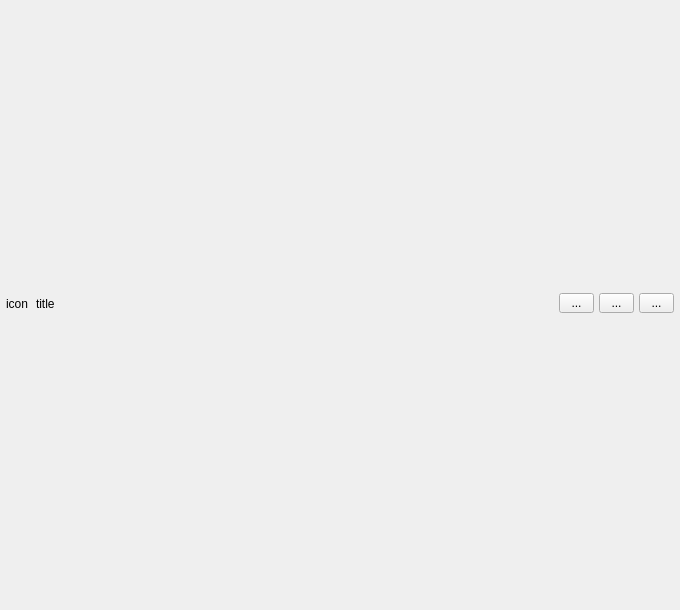
<?xml version="1.0" encoding="UTF-8"?>
<ui version="4.0">
 <class>TitleBar</class>
 <widget class="QWidget" name="TitleBar">
  <property name="geometry">
   <rect>
    <x>0</x>
    <y>0</y>
    <width>680</width>
    <height>610</height>
   </rect>
  </property>
  <property name="minimumSize">
   <size>
    <width>0</width>
    <height>0</height>
   </size>
  </property>
  <property name="mouseTracking">
   <bool>false</bool>
  </property>
  <property name="windowTitle">
   <string>TitleBar</string>
  </property>
  <layout class="QVBoxLayout" name="verticalLayout">
   <property name="spacing">
    <number>0</number>
   </property>
   <property name="sizeConstraint">
    <enum>QLayout::SetDefaultConstraint</enum>
   </property>
   <property name="leftMargin">
    <number>3</number>
   </property>
   <property name="topMargin">
    <number>3</number>
   </property>
   <property name="rightMargin">
    <number>3</number>
   </property>
   <property name="bottomMargin">
    <number>3</number>
   </property>
   <item>
    <widget class="QWidget" name="titleWidget" native="true">
     <property name="sizePolicy">
      <sizepolicy hsizetype="Preferred" vsizetype="Fixed">
       <horstretch>0</horstretch>
       <verstretch>0</verstretch>
      </sizepolicy>
     </property>
     <property name="minimumSize">
      <size>
       <width>0</width>
       <height>0</height>
      </size>
     </property>
     <layout class="QHBoxLayout" name="horizontalLayout">
      <property name="spacing">
       <number>5</number>
      </property>
      <property name="leftMargin">
       <number>3</number>
      </property>
      <property name="topMargin">
       <number>5</number>
      </property>
      <property name="rightMargin">
       <number>3</number>
      </property>
      <property name="bottomMargin">
       <number>8</number>
      </property>
      <item>
       <widget class="QLabel" name="titleIcon">
        <property name="minimumSize">
         <size>
          <width>25</width>
          <height>25</height>
         </size>
        </property>
        <property name="maximumSize">
         <size>
          <width>25</width>
          <height>25</height>
         </size>
        </property>
        <property name="text">
         <string>icon</string>
        </property>
        <property name="alignment">
         <set>Qt::AlignLeading|Qt::AlignLeft|Qt::AlignVCenter</set>
        </property>
       </widget>
      </item>
      <item>
       <widget class="QLabel" name="titleText">
        <property name="minimumSize">
         <size>
          <width>0</width>
          <height>25</height>
         </size>
        </property>
        <property name="maximumSize">
         <size>
          <width>16777215</width>
          <height>25</height>
         </size>
        </property>
        <property name="frameShape">
         <enum>QFrame::NoFrame</enum>
        </property>
        <property name="text">
         <string>title</string>
        </property>
        <property name="alignment">
         <set>Qt::AlignLeading|Qt::AlignLeft|Qt::AlignVCenter</set>
        </property>
       </widget>
      </item>
      <item>
       <widget class="QToolButton" name="btnMin">
        <property name="minimumSize">
         <size>
          <width>35</width>
          <height>20</height>
         </size>
        </property>
        <property name="maximumSize">
         <size>
          <width>35</width>
          <height>20</height>
         </size>
        </property>
        <property name="text">
         <string>...</string>
        </property>
       </widget>
      </item>
      <item>
       <widget class="QToolButton" name="btnMax">
        <property name="minimumSize">
         <size>
          <width>35</width>
          <height>20</height>
         </size>
        </property>
        <property name="maximumSize">
         <size>
          <width>35</width>
          <height>20</height>
         </size>
        </property>
        <property name="text">
         <string>...</string>
        </property>
       </widget>
      </item>
      <item>
       <widget class="QToolButton" name="btnClose">
        <property name="minimumSize">
         <size>
          <width>35</width>
          <height>20</height>
         </size>
        </property>
        <property name="maximumSize">
         <size>
          <width>35</width>
          <height>20</height>
         </size>
        </property>
        <property name="text">
         <string>...</string>
        </property>
       </widget>
      </item>
     </layout>
    </widget>
   </item>
  </layout>
 </widget>
 <resources/>
 <connections/>
</ui>
